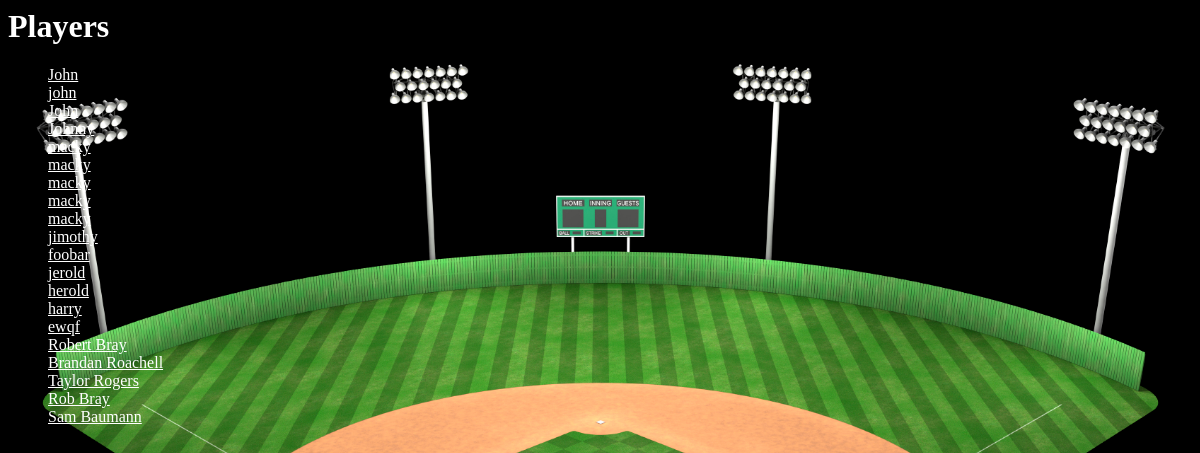
The app's page /tagger/player_index/, older data.
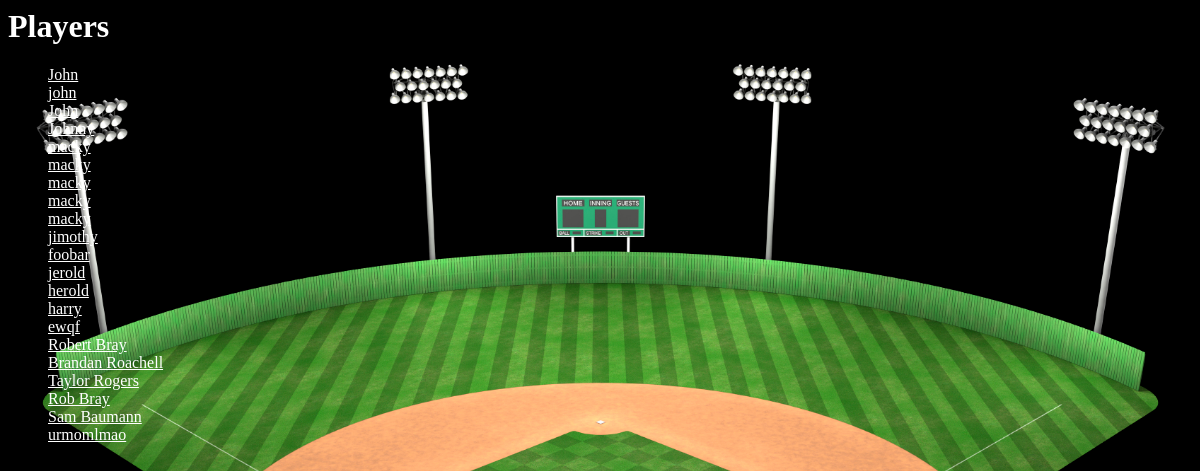
The same page, newer data.
### tagger/models.py (models this page shows, shortened)
class Player(models.Model):
    roster = models.ForeignKey(Roster, on_delete=models.CASCADE, null=True, related_name='player_set')
    player_name = models.CharField(max_length=50)
    player_number = models.IntegerField(default=0)
    player_throwing_handedness = models.CharField(max_length=1, default='0')
    player_batting_handedness = models.CharField(max_length=1, default='0')

### tagger/views.py (the view)
# urls.py: path('player_index/', views.player_index.as_view(), name='player_index'),
class player_index(generic.ListView):
    template_name = 'tagger/player_index.html'
    context_object_name = 'all_players_list'
    def get_queryset(self):
        return Player.objects.all()

### tagger/templates/tagger/player_index.html
<h1 style="color: white">{{"Players"}}</h1>
{% if all_players_list %}
    <ul>
    {% for player in all_players_list %}
        <li><a href="{% url 'tagger:player_details' player.id %}">{{ player.player_name }}</a></li>
    {% endfor %}
    </ul>
{% else %}
    <p style="color: white">No players are available.</p>
{% endif %}
{% load static %}
<link rel="stylesheet" type="text/css" href="{% static 'tagger/homepage.css' %}">

### tagger/static/tagger/homepage.css (style rules this page uses)
li a { color:white; }

Row changes from the older to the newer data that the page shows:
added Player: player_name "urmomlmao"
